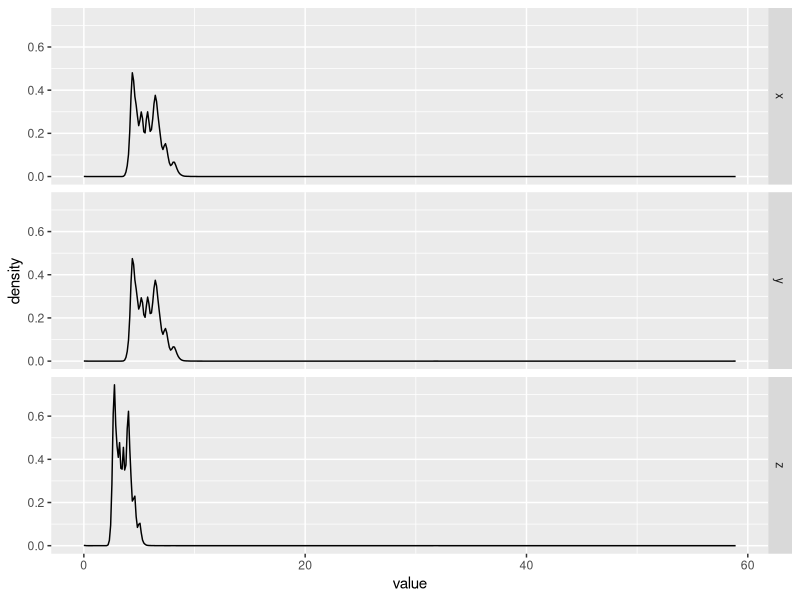
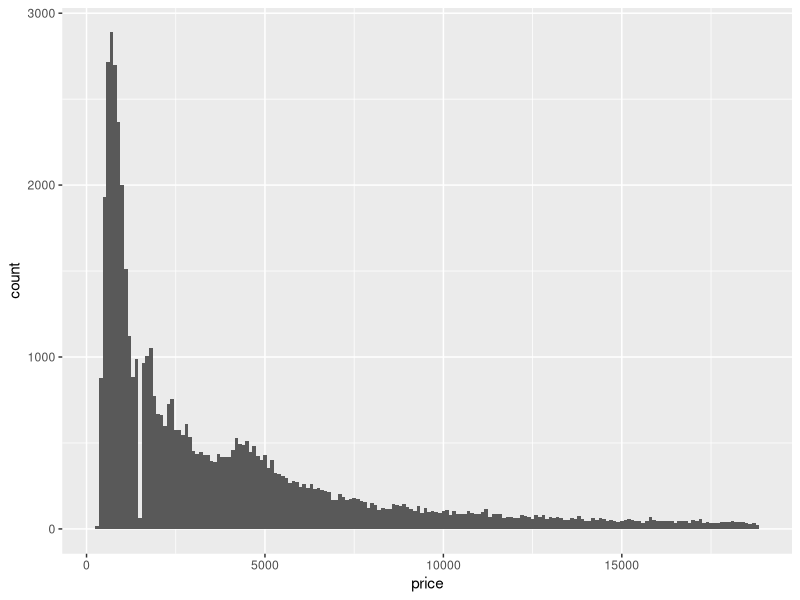
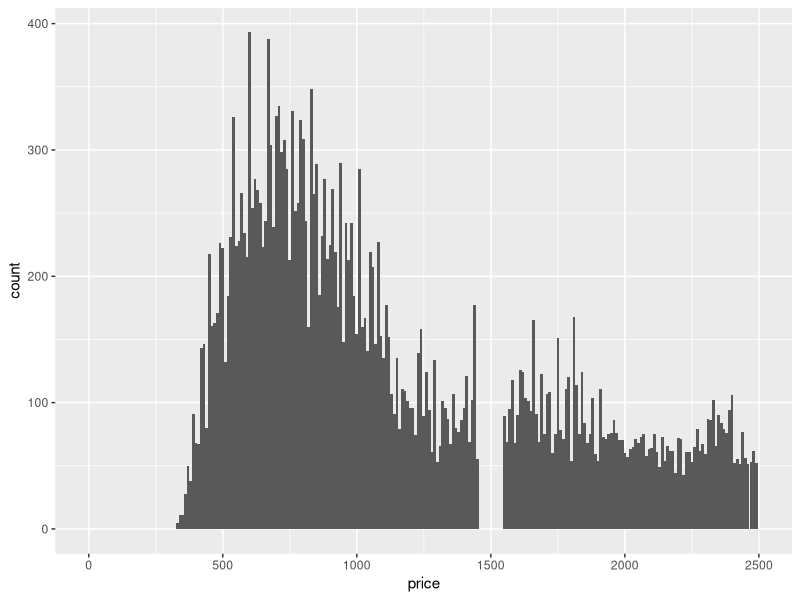

Generate these figures, in order, with R:
## ---- chunk 1
knitr::opts_chunk$set(echo = TRUE)
knitr::opts_chunk$set(eval = TRUE)
## ---- chunk 2
    if(!"tidyverse" %in% rownames(installed.packages()))
        install.packages("tidyverse", repos = "http://cran.rstudio.com/")
    library(tidyverse)
    
    diamonds %>%
      select(x, y, z) %>%
      gather(variable, value) %>%
      ggplot(aes(x = value)) +
      geom_density() +
      facet_grid(variable ~ .)
## ---- chunk 3
    ggplot(data = diamonds) +
      geom_histogram(aes(x = price), binwidth = 100)
    
    ggplot(data = diamonds) + 
      geom_histogram(aes(x = price), binwidth = 10) +
      xlim(c(0, 2500))
